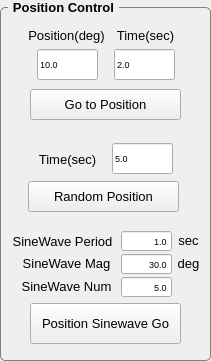
  <widget class="QGroupBox" name="GB_JointSelection_5">
   <property name="geometry">
    <rect>
     <x>250</x>
     <y>358</y>
     <width>211</width>
     <height>361</height>
    </rect>
   </property>
   <property name="font">
    <font>
     <pointsize>10</pointsize>
     <weight>75</weight>
     <bold>true</bold>
    </font>
   </property>
   <property name="styleSheet">
    <string notr="true">QGroupBox {
    border: 1px solid gray;
    border-radius: 5px;
    margin-top: 7px;
}

QGroupBox::title {
    subcontrol-origin: margin;
    left: 8px;
    padding: 0 3px 0 3px;
}
</string>
   </property>
   <property name="title">
    <string>Position Control</string>
   </property>
   <widget class="QLabel" name="label_50">
    <property name="geometry">
     <rect>
      <x>178</x>
      <y>230</y>
      <width>21</width>
      <height>21</height>
     </rect>
    </property>
    <property name="font">
     <font>
      <pointsize>10</pointsize>
     </font>
    </property>
    <property name="text">
     <string>sec</string>
    </property>
    <property name="alignment">
     <set>Qt::AlignCenter</set>
    </property>
   </widget>
   <widget class="QLabel" name="label_52">
    <property name="geometry">
     <rect>
      <x>21</x>
      <y>276</y>
      <width>91</width>
      <height>21</height>
     </rect>
    </property>
    <property name="font">
     <font>
      <pointsize>10</pointsize>
     </font>
    </property>
    <property name="text">
     <string>SineWave Num</string>
    </property>
    <property name="alignment">
     <set>Qt::AlignCenter</set>
    </property>
   </widget>
   <widget class="QLabel" name="label_53">
    <property name="geometry">
     <rect>
      <x>21</x>
      <y>253</y>
      <width>91</width>
      <height>21</height>
     </rect>
    </property>
    <property name="font">
     <font>
      <pointsize>10</pointsize>
     </font>
    </property>
    <property name="text">
     <string>SineWave Mag</string>
    </property>
    <property name="alignment">
     <set>Qt::AlignCenter</set>
    </property>
   </widget>
   <widget class="QLabel" name="label_49">
    <property name="geometry">
     <rect>
      <x>12</x>
      <y>231</y>
      <width>101</width>
      <height>21</height>
     </rect>
    </property>
    <property name="font">
     <font>
      <pointsize>10</pointsize>
     </font>
    </property>
    <property name="text">
     <string>SineWave Period</string>
    </property>
    <property name="alignment">
     <set>Qt::AlignCenter</set>
    </property>
   </widget>
   <widget class="QLabel" name="label_39">
    <property name="geometry">
     <rect>
      <x>21</x>
      <y>25</y>
      <width>91</width>
      <height>20</height>
     </rect>
    </property>
    <property name="font">
     <font>
      <pointsize>10</pointsize>
     </font>
    </property>
    <property name="text">
     <string>Position(deg)</string>
    </property>
    <property name="alignment">
     <set>Qt::AlignCenter</set>
    </property>
   </widget>
   <widget class="QLabel" name="label_51">
    <property name="geometry">
     <rect>
      <x>173</x>
      <y>253</y>
      <width>31</width>
      <height>21</height>
     </rect>
    </property>
    <property name="font">
     <font>
      <pointsize>10</pointsize>
     </font>
    </property>
    <property name="text">
     <string>deg</string>
    </property>
    <property name="alignment">
     <set>Qt::AlignCenter</set>
    </property>
   </widget>
   <widget class="QLineEdit" name="LE_POSITION_CONTROL_SINEWAVE_NUM">
    <property name="geometry">
     <rect>
      <x>121</x>
      <y>277</y>
      <width>51</width>
      <height>20</height>
     </rect>
    </property>
    <property name="font">
     <font>
      <pointsize>7</pointsize>
     </font>
    </property>
    <property name="text">
     <string>5.0</string>
    </property>
    <property name="alignment">
     <set>Qt::AlignRight|Qt::AlignTrailing|Qt::AlignVCenter</set>
    </property>
   </widget>
   <widget class="QLabel" name="label_41">
    <property name="geometry">
     <rect>
      <x>32</x>
      <y>149</y>
      <width>71</width>
      <height>20</height>
     </rect>
    </property>
    <property name="font">
     <font>
      <pointsize>10</pointsize>
     </font>
    </property>
    <property name="text">
     <string>Time(sec)</string>
    </property>
    <property name="alignment">
     <set>Qt::AlignCenter</set>
    </property>
   </widget>
   <widget class="QPushButton" name="BTN_GOTO_RANDOM_POSITION">
    <property name="geometry">
     <rect>
      <x>28</x>
      <y>181</y>
      <width>151</width>
      <height>31</height>
     </rect>
    </property>
    <property name="font">
     <font>
      <pointsize>10</pointsize>
     </font>
    </property>
    <property name="text">
     <string>Random Position</string>
    </property>
   </widget>
   <widget class="QLineEdit" name="LE_POSITION_CONTROL_SINEWAVE_MAG">
    <property name="geometry">
     <rect>
      <x>121</x>
      <y>254</y>
      <width>51</width>
      <height>20</height>
     </rect>
    </property>
    <property name="font">
     <font>
      <pointsize>7</pointsize>
     </font>
    </property>
    <property name="text">
     <string>30.0</string>
    </property>
    <property name="alignment">
     <set>Qt::AlignRight|Qt::AlignTrailing|Qt::AlignVCenter</set>
    </property>
   </widget>
   <widget class="QLineEdit" name="LE_GOTO_POSITION_POSITION">
    <property name="geometry">
     <rect>
      <x>37</x>
      <y>49</y>
      <width>61</width>
      <height>31</height>
     </rect>
    </property>
    <property name="font">
     <font>
      <pointsize>7</pointsize>
     </font>
    </property>
    <property name="text">
     <string>10.0</string>
    </property>
   </widget>
   <widget class="QLineEdit" name="LE_POSITION_CONTROL_SINEWAVE_PERIOD">
    <property name="geometry">
     <rect>
      <x>121</x>
      <y>231</y>
      <width>51</width>
      <height>20</height>
     </rect>
    </property>
    <property name="font">
     <font>
      <pointsize>7</pointsize>
     </font>
    </property>
    <property name="text">
     <string>1.0</string>
    </property>
    <property name="alignment">
     <set>Qt::AlignRight|Qt::AlignTrailing|Qt::AlignVCenter</set>
    </property>
   </widget>
   <widget class="QPushButton" name="BTN_POSITION_CONTROL_SINEWAVE_GO">
    <property name="geometry">
     <rect>
      <x>30</x>
      <y>303</y>
      <width>151</width>
      <height>41</height>
     </rect>
    </property>
    <property name="font">
     <font>
      <pointsize>10</pointsize>
     </font>
    </property>
    <property name="text">
     <string>Position Sinewave Go</string>
    </property>
   </widget>
   <widget class="QLineEdit" name="LE_GOTO_POSITION_TIME">
    <property name="geometry">
     <rect>
      <x>114</x>
      <y>49</y>
      <width>61</width>
      <height>31</height>
     </rect>
    </property>
    <property name="font">
     <font>
      <pointsize>7</pointsize>
     </font>
    </property>
    <property name="text">
     <string>2.0</string>
    </property>
   </widget>
   <widget class="QPushButton" name="BTN_LIGHT_GOTO_POSITION">
    <property name="geometry">
     <rect>
      <x>30</x>
      <y>89</y>
      <width>151</width>
      <height>31</height>
     </rect>
    </property>
    <property name="font">
     <font>
      <pointsize>10</pointsize>
     </font>
    </property>
    <property name="text">
     <string>Go to Position</string>
    </property>
   </widget>
   <widget class="QLabel" name="label_40">
    <property name="geometry">
     <rect>
      <x>110</x>
      <y>25</y>
      <width>71</width>
      <height>20</height>
     </rect>
    </property>
    <property name="font">
     <font>
      <pointsize>10</pointsize>
     </font>
    </property>
    <property name="text">
     <string>Time(sec)</string>
    </property>
    <property name="alignment">
     <set>Qt::AlignCenter</set>
    </property>
   </widget>
   <widget class="QLineEdit" name="LE_GOTO_RANDOM_POSITION_TIME">
    <property name="geometry">
     <rect>
      <x>112</x>
      <y>143</y>
      <width>61</width>
      <height>31</height>
     </rect>
    </property>
    <property name="font">
     <font>
      <pointsize>7</pointsize>
     </font>
    </property>
    <property name="text">
     <string>5.0</string>
    </property>
   </widget>
  </widget>
